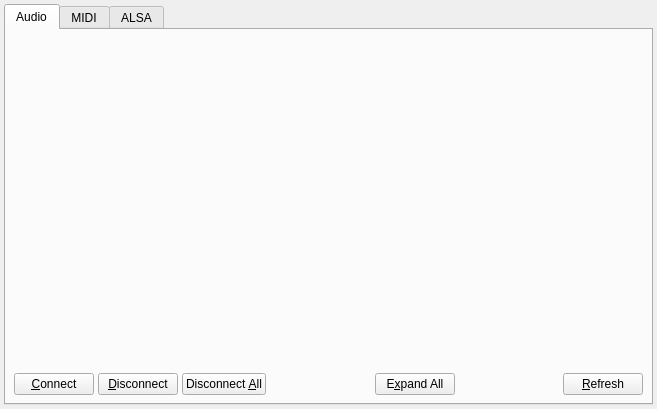
<?xml version="1.0" encoding="UTF-8"?>
<ui version="4.0">
 <author>rncbc aka Rui Nuno Capela</author>
 <comment>JACK Audio Connection Kit - Qt GUI Interface.

   Copyright (C) 2003-2011, rncbc aka Rui Nuno Capela. All rights reserved.

   This program is free software; you can redistribute it and/or
   modify it under the terms of the GNU General Public License
   as published by the Free Software Foundation; either version 2
   of the License, or (at your option) any later version.

   This program is distributed in the hope that it will be useful,
   but WITHOUT ANY WARRANTY; without even the implied warranty of
   MERCHANTABILITY or FITNESS FOR A PARTICULAR PURPOSE.  See the
   GNU General Public License for more details.

   You should have received a copy of the GNU General Public License along
   with this program; if not, write to the Free Software Foundation, Inc.,
   51 Franklin Street, Fifth Floor, Boston, MA 02110-1301 USA.

 </comment>
 <class>ConnectionsWidget</class>
 <widget class="QWidget" name="ConnectionsWidget">
  <property name="geometry">
   <rect>
    <x>0</x>
    <y>0</y>
    <width>657</width>
    <height>409</height>
   </rect>
  </property>
  <property name="sizePolicy">
   <sizepolicy hsizetype="Minimum" vsizetype="Minimum">
    <horstretch>0</horstretch>
    <verstretch>0</verstretch>
   </sizepolicy>
  </property>
  <property name="font">
   <font/>
  </property>
  <property name="windowTitle">
   <string>Connections - JACK Audio Connection Kit</string>
  </property>
  <property name="windowIcon">
   <iconset resource="qjackctl.qrc">
    <normaloff>:/images/connections1.png</normaloff>:/images/connections1.png</iconset>
  </property>
  <layout class="QGridLayout">
   <property name="leftMargin">
    <number>4</number>
   </property>
   <property name="topMargin">
    <number>4</number>
   </property>
   <property name="rightMargin">
    <number>4</number>
   </property>
   <property name="bottomMargin">
    <number>4</number>
   </property>
   <property name="spacing">
    <number>4</number>
   </property>
   <item row="0" column="0">
    <widget class="QTabWidget" name="ConnectionsTabWidget">
     <property name="currentIndex">
      <number>0</number>
     </property>
     <widget class="QWidget" name="AudioConnectTab">
      <attribute name="title">
       <string>Audio</string>
      </attribute>
      <layout class="QGridLayout">
       <property name="leftMargin">
        <number>4</number>
       </property>
       <property name="topMargin">
        <number>4</number>
       </property>
       <property name="rightMargin">
        <number>4</number>
       </property>
       <property name="bottomMargin">
        <number>4</number>
       </property>
       <property name="spacing">
        <number>4</number>
       </property>
       <item row="0" column="0">
        <widget class="ConnectionsSplitter" name="AudioConnectView" native="true">
         <property name="sizePolicy">
          <sizepolicy hsizetype="Expanding" vsizetype="Expanding">
           <horstretch>0</horstretch>
           <verstretch>0</verstretch>
          </sizepolicy>
         </property>
         <property name="focusPolicy">
          <enum>Qt::TabFocus</enum>
         </property>
        </widget>
       </item>
       <item row="1" column="0">
        <layout class="QHBoxLayout">
         <property name="spacing">
          <number>4</number>
         </property>
         <property name="leftMargin">
          <number>4</number>
         </property>
         <property name="topMargin">
          <number>4</number>
         </property>
         <property name="rightMargin">
          <number>4</number>
         </property>
         <property name="bottomMargin">
          <number>4</number>
         </property>
         <item>
          <widget class="QPushButton" name="AudioConnectPushButton">
           <property name="toolTip">
            <string>Connect currently selected ports</string>
           </property>
           <property name="text">
            <string>&amp;Connect</string>
           </property>
           <property name="icon">
            <iconset resource="qjackctl.qrc">
             <normaloff>:/images/connect1.png</normaloff>:/images/connect1.png</iconset>
           </property>
           <property name="shortcut">
            <string>Alt+C</string>
           </property>
          </widget>
         </item>
         <item>
          <widget class="QPushButton" name="AudioDisconnectPushButton">
           <property name="toolTip">
            <string>Disconnect currently selected ports</string>
           </property>
           <property name="text">
            <string>&amp;Disconnect</string>
           </property>
           <property name="icon">
            <iconset resource="qjackctl.qrc">
             <normaloff>:/images/disconnect1.png</normaloff>:/images/disconnect1.png</iconset>
           </property>
           <property name="shortcut">
            <string>Alt+D</string>
           </property>
          </widget>
         </item>
         <item>
          <widget class="QPushButton" name="AudioDisconnectAllPushButton">
           <property name="toolTip">
            <string>Disconnect all currently connected ports</string>
           </property>
           <property name="text">
            <string>Disconnect &amp;All</string>
           </property>
           <property name="icon">
            <iconset resource="qjackctl.qrc">
             <normaloff>:/images/disconnectall1.png</normaloff>:/images/disconnectall1.png</iconset>
           </property>
           <property name="shortcut">
            <string>Alt+A</string>
           </property>
          </widget>
         </item>
         <item>
          <spacer>
           <property name="orientation">
            <enum>Qt::Horizontal</enum>
           </property>
           <property name="sizeType">
            <enum>QSizePolicy::Expanding</enum>
           </property>
           <property name="sizeHint" stdset="0">
            <size>
             <width>8</width>
             <height>8</height>
            </size>
           </property>
          </spacer>
         </item>
         <item>
          <widget class="QPushButton" name="AudioExpandAllPushButton">
           <property name="toolTip">
            <string>Expand all client ports</string>
           </property>
           <property name="text">
            <string>E&amp;xpand All</string>
           </property>
           <property name="icon">
            <iconset resource="qjackctl.qrc">
             <normaloff>:/images/expandall1.png</normaloff>:/images/expandall1.png</iconset>
           </property>
           <property name="shortcut">
            <string>Alt+X</string>
           </property>
          </widget>
         </item>
         <item>
          <spacer>
           <property name="orientation">
            <enum>Qt::Horizontal</enum>
           </property>
           <property name="sizeType">
            <enum>QSizePolicy::Expanding</enum>
           </property>
           <property name="sizeHint" stdset="0">
            <size>
             <width>8</width>
             <height>8</height>
            </size>
           </property>
          </spacer>
         </item>
         <item>
          <widget class="QPushButton" name="AudioRefreshPushButton">
           <property name="toolTip">
            <string>Refresh current connections view</string>
           </property>
           <property name="text">
            <string>&amp;Refresh</string>
           </property>
           <property name="icon">
            <iconset resource="qjackctl.qrc">
             <normaloff>:/images/refresh1.png</normaloff>:/images/refresh1.png</iconset>
           </property>
           <property name="shortcut">
            <string>Alt+R</string>
           </property>
          </widget>
         </item>
        </layout>
       </item>
      </layout>
     </widget>
     <widget class="QWidget" name="MidiConnectTab">
      <attribute name="title">
       <string>MIDI</string>
      </attribute>
      <layout class="QGridLayout">
       <property name="leftMargin">
        <number>4</number>
       </property>
       <property name="topMargin">
        <number>4</number>
       </property>
       <property name="rightMargin">
        <number>4</number>
       </property>
       <property name="bottomMargin">
        <number>4</number>
       </property>
       <property name="spacing">
        <number>4</number>
       </property>
       <item row="0" column="0">
        <widget class="ConnectionsSplitter" name="MidiConnectView" native="true">
         <property name="sizePolicy">
          <sizepolicy hsizetype="Expanding" vsizetype="Expanding">
           <horstretch>0</horstretch>
           <verstretch>0</verstretch>
          </sizepolicy>
         </property>
         <property name="focusPolicy">
          <enum>Qt::TabFocus</enum>
         </property>
        </widget>
       </item>
       <item row="1" column="0">
        <layout class="QHBoxLayout">
         <property name="spacing">
          <number>4</number>
         </property>
         <property name="leftMargin">
          <number>4</number>
         </property>
         <property name="topMargin">
          <number>4</number>
         </property>
         <property name="rightMargin">
          <number>4</number>
         </property>
         <property name="bottomMargin">
          <number>4</number>
         </property>
         <item>
          <widget class="QPushButton" name="MidiConnectPushButton">
           <property name="toolTip">
            <string>Connect currently selected ports</string>
           </property>
           <property name="text">
            <string>&amp;Connect</string>
           </property>
           <property name="icon">
            <iconset resource="qjackctl.qrc">
             <normaloff>:/images/connect1.png</normaloff>:/images/connect1.png</iconset>
           </property>
           <property name="shortcut">
            <string>Alt+C</string>
           </property>
          </widget>
         </item>
         <item>
          <widget class="QPushButton" name="MidiDisconnectPushButton">
           <property name="toolTip">
            <string>Disconnect currently selected ports</string>
           </property>
           <property name="text">
            <string>&amp;Disconnect</string>
           </property>
           <property name="icon">
            <iconset resource="qjackctl.qrc">
             <normaloff>:/images/disconnect1.png</normaloff>:/images/disconnect1.png</iconset>
           </property>
           <property name="shortcut">
            <string>Alt+D</string>
           </property>
          </widget>
         </item>
         <item>
          <widget class="QPushButton" name="MidiDisconnectAllPushButton">
           <property name="toolTip">
            <string>Disconnect all currently connected ports</string>
           </property>
           <property name="text">
            <string>Disconnect &amp;All</string>
           </property>
           <property name="icon">
            <iconset resource="qjackctl.qrc">
             <normaloff>:/images/disconnectall1.png</normaloff>:/images/disconnectall1.png</iconset>
           </property>
           <property name="shortcut">
            <string>Alt+A</string>
           </property>
          </widget>
         </item>
         <item>
          <spacer>
           <property name="orientation">
            <enum>Qt::Horizontal</enum>
           </property>
           <property name="sizeType">
            <enum>QSizePolicy::Expanding</enum>
           </property>
           <property name="sizeHint" stdset="0">
            <size>
             <width>8</width>
             <height>8</height>
            </size>
           </property>
          </spacer>
         </item>
         <item>
          <widget class="QPushButton" name="MidiExpandAllPushButton">
           <property name="toolTip">
            <string>Expand all client ports</string>
           </property>
           <property name="text">
            <string>E&amp;xpand All</string>
           </property>
           <property name="icon">
            <iconset resource="qjackctl.qrc">
             <normaloff>:/images/expandall1.png</normaloff>:/images/expandall1.png</iconset>
           </property>
           <property name="shortcut">
            <string>Alt+X</string>
           </property>
          </widget>
         </item>
         <item>
          <spacer>
           <property name="orientation">
            <enum>Qt::Horizontal</enum>
           </property>
           <property name="sizeType">
            <enum>QSizePolicy::Expanding</enum>
           </property>
           <property name="sizeHint" stdset="0">
            <size>
             <width>8</width>
             <height>8</height>
            </size>
           </property>
          </spacer>
         </item>
         <item>
          <widget class="QPushButton" name="MidiRefreshPushButton">
           <property name="toolTip">
            <string>Refresh current connections view</string>
           </property>
           <property name="text">
            <string>&amp;Refresh</string>
           </property>
           <property name="icon">
            <iconset resource="qjackctl.qrc">
             <normaloff>:/images/refresh1.png</normaloff>:/images/refresh1.png</iconset>
           </property>
           <property name="shortcut">
            <string>Alt+R</string>
           </property>
          </widget>
         </item>
        </layout>
       </item>
      </layout>
     </widget>
     <widget class="QWidget" name="AlsaConnectTab">
      <attribute name="title">
       <string>ALSA</string>
      </attribute>
      <layout class="QGridLayout">
       <property name="leftMargin">
        <number>4</number>
       </property>
       <property name="topMargin">
        <number>4</number>
       </property>
       <property name="rightMargin">
        <number>4</number>
       </property>
       <property name="bottomMargin">
        <number>4</number>
       </property>
       <property name="spacing">
        <number>4</number>
       </property>
       <item row="0" column="0">
        <widget class="ConnectionsSplitter" name="AlsaConnectView" native="true">
         <property name="sizePolicy">
          <sizepolicy hsizetype="Expanding" vsizetype="Expanding">
           <horstretch>0</horstretch>
           <verstretch>0</verstretch>
          </sizepolicy>
         </property>
         <property name="focusPolicy">
          <enum>Qt::TabFocus</enum>
         </property>
        </widget>
       </item>
       <item row="1" column="0">
        <layout class="QHBoxLayout">
         <property name="spacing">
          <number>4</number>
         </property>
         <property name="leftMargin">
          <number>4</number>
         </property>
         <property name="topMargin">
          <number>4</number>
         </property>
         <property name="rightMargin">
          <number>4</number>
         </property>
         <property name="bottomMargin">
          <number>4</number>
         </property>
         <item>
          <widget class="QPushButton" name="AlsaConnectPushButton">
           <property name="toolTip">
            <string>Connect currently selected ports</string>
           </property>
           <property name="text">
            <string>&amp;Connect</string>
           </property>
           <property name="icon">
            <iconset resource="qjackctl.qrc">
             <normaloff>:/images/connect1.png</normaloff>:/images/connect1.png</iconset>
           </property>
           <property name="shortcut">
            <string>Alt+C</string>
           </property>
          </widget>
         </item>
         <item>
          <widget class="QPushButton" name="AlsaDisconnectPushButton">
           <property name="toolTip">
            <string>Disconnect currently selected ports</string>
           </property>
           <property name="text">
            <string>&amp;Disconnect</string>
           </property>
           <property name="icon">
            <iconset resource="qjackctl.qrc">
             <normaloff>:/images/disconnect1.png</normaloff>:/images/disconnect1.png</iconset>
           </property>
           <property name="shortcut">
            <string>Alt+D</string>
           </property>
          </widget>
         </item>
         <item>
          <widget class="QPushButton" name="AlsaDisconnectAllPushButton">
           <property name="toolTip">
            <string>Disconnect all currently connected ports</string>
           </property>
           <property name="text">
            <string>Disconnect &amp;All</string>
           </property>
           <property name="icon">
            <iconset resource="qjackctl.qrc">
             <normaloff>:/images/disconnectall1.png</normaloff>:/images/disconnectall1.png</iconset>
           </property>
           <property name="shortcut">
            <string>Alt+A</string>
           </property>
          </widget>
         </item>
         <item>
          <spacer>
           <property name="orientation">
            <enum>Qt::Horizontal</enum>
           </property>
           <property name="sizeType">
            <enum>QSizePolicy::Expanding</enum>
           </property>
           <property name="sizeHint" stdset="0">
            <size>
             <width>8</width>
             <height>8</height>
            </size>
           </property>
          </spacer>
         </item>
         <item>
          <widget class="QPushButton" name="AlsaExpandAllPushButton">
           <property name="toolTip">
            <string>Expand all client ports</string>
           </property>
           <property name="text">
            <string>E&amp;xpand All</string>
           </property>
           <property name="icon">
            <iconset resource="qjackctl.qrc">
             <normaloff>:/images/expandall1.png</normaloff>:/images/expandall1.png</iconset>
           </property>
           <property name="shortcut">
            <string>Alt+X</string>
           </property>
          </widget>
         </item>
         <item>
          <spacer>
           <property name="orientation">
            <enum>Qt::Horizontal</enum>
           </property>
           <property name="sizeType">
            <enum>QSizePolicy::Expanding</enum>
           </property>
           <property name="sizeHint" stdset="0">
            <size>
             <width>8</width>
             <height>8</height>
            </size>
           </property>
          </spacer>
         </item>
         <item>
          <widget class="QPushButton" name="AlsaRefreshPushButton">
           <property name="toolTip">
            <string>Refresh current connections view</string>
           </property>
           <property name="text">
            <string>&amp;Refresh</string>
           </property>
           <property name="icon">
            <iconset resource="qjackctl.qrc">
             <normaloff>:/images/refresh1.png</normaloff>:/images/refresh1.png</iconset>
           </property>
           <property name="shortcut">
            <string>Alt+R</string>
           </property>
          </widget>
         </item>
        </layout>
       </item>
      </layout>
     </widget>
    </widget>
   </item>
  </layout>
 </widget>
 <layoutdefault spacing="4" margin="4"/>
 <customwidgets>
  <customwidget>
   <class>ConnectionsSplitter</class>
   <extends>QWidget</extends>
   <header>connectionssplitter.h</header>
   <container>1</container>
  </customwidget>
 </customwidgets>
 <tabstops>
  <tabstop>ConnectionsTabWidget</tabstop>
  <tabstop>AudioConnectView</tabstop>
  <tabstop>AudioConnectPushButton</tabstop>
  <tabstop>AudioDisconnectPushButton</tabstop>
  <tabstop>AudioDisconnectAllPushButton</tabstop>
  <tabstop>AudioExpandAllPushButton</tabstop>
  <tabstop>AudioRefreshPushButton</tabstop>
  <tabstop>MidiConnectView</tabstop>
  <tabstop>MidiConnectPushButton</tabstop>
  <tabstop>MidiDisconnectPushButton</tabstop>
  <tabstop>MidiDisconnectAllPushButton</tabstop>
  <tabstop>MidiExpandAllPushButton</tabstop>
  <tabstop>MidiRefreshPushButton</tabstop>
  <tabstop>AlsaConnectView</tabstop>
  <tabstop>AlsaConnectPushButton</tabstop>
  <tabstop>AlsaDisconnectPushButton</tabstop>
  <tabstop>AlsaDisconnectAllPushButton</tabstop>
  <tabstop>AlsaExpandAllPushButton</tabstop>
  <tabstop>AlsaRefreshPushButton</tabstop>
 </tabstops>
 <resources>
  <include location="qjackctl.qrc"/>
 </resources>
 <connections/>
</ui>
